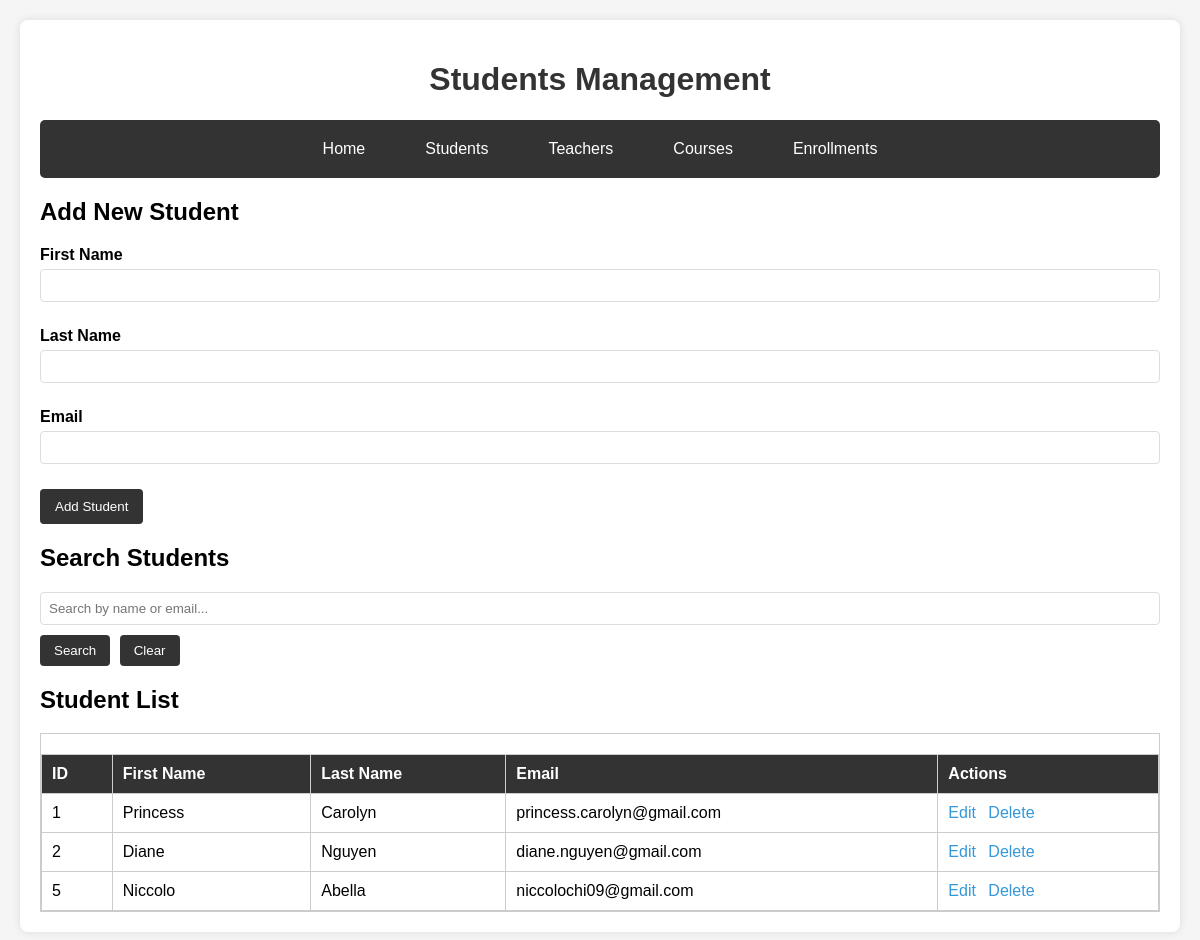
Before: /students.php with the older database file.
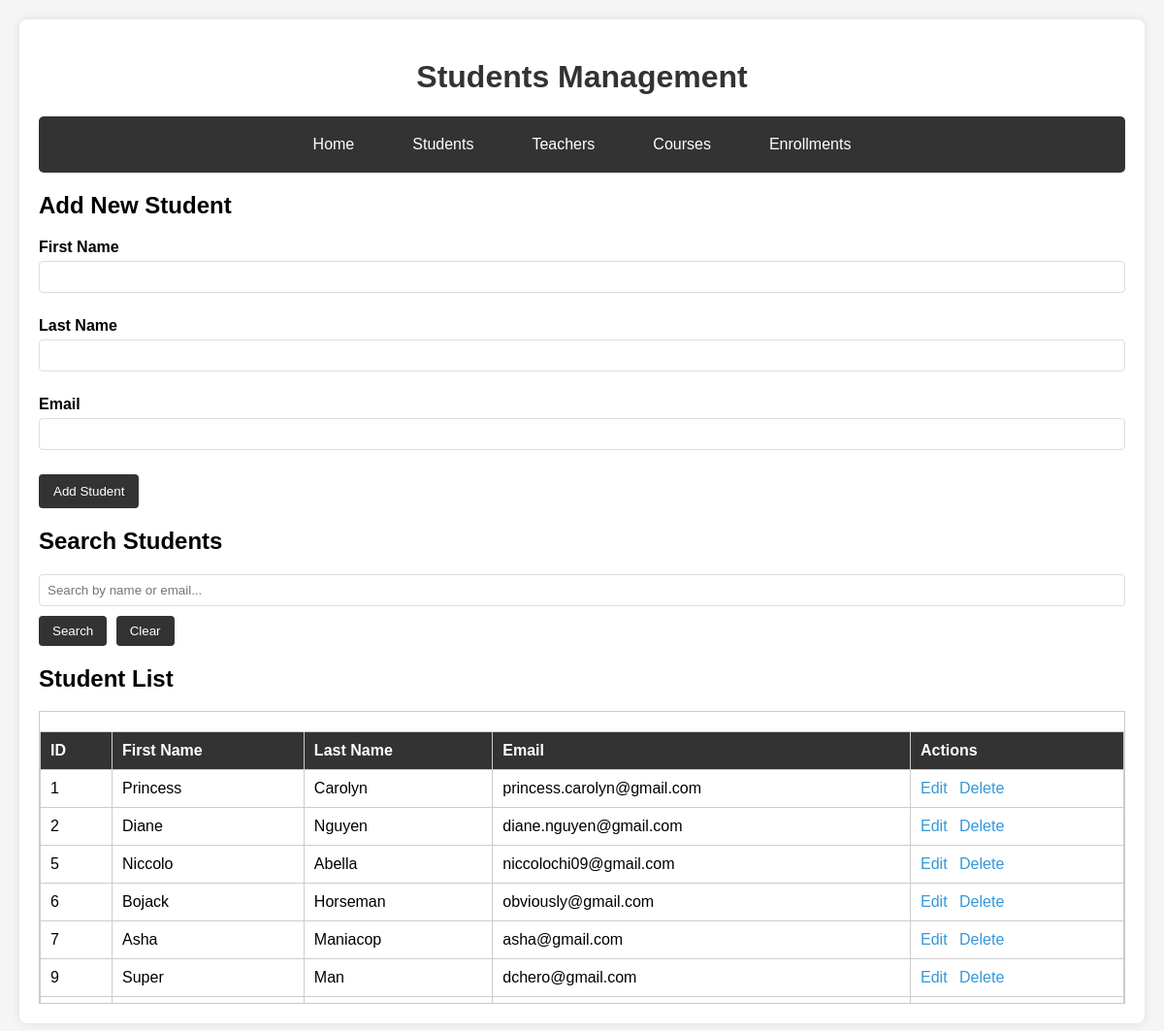
After: the same page with the newer database file.
### tables this page shows
CREATE TABLE `students` (
  `student_id` int(11) NOT NULL,
  `first_name` varchar(100) NOT NULL,
  `last_name` varchar(100) NOT NULL,
  `email` varchar(255) NOT NULL
);

### students.php (the view, shortened to what this page needs)
<?php
include("dbconnection.php");
$searchTerm = '';
if (!empty($searchTerm)) {
    $searchLike = "%" . $searchTerm . "%";
    $stmt = $conn->prepare("SELECT * FROM students WHERE first_name LIKE ? OR last_name LIKE ? OR email LIKE ?");
    $stmt->bind_param("sss", $searchLike, $searchLike, $searchLike);
    $stmt->execute();
    $students = $stmt->get_result();
    $stmt->close();
} else {
    $students = $conn->query("SELECT * FROM students");
}
?>
<!DOCTYPE html>
<html lang="en">
<head>
    <link rel='stylesheet' href="styles.css">
</head>
<body>
    <div class="container">
        <h1>Students Management</h1>
        <div class="nav">
            <a href="index.php">Home</a>
            <a href="students.php">Students</a>
            <a href="teachers.php">Teachers</a>
            <a href="courses.php">Courses</a>
            <a href="enrollments.php">Enrollments</a>
        </div>
        <h2>Add New Student</h2>
        <form method="POST">
            <div class="form-group">
                <label for="first_name">First Name</label>
                <input type="text" id="first_name" name="first_name" required>
            </div>
            <div class="form-group">
                <label for="last_name">Last Name</label>
                <input type="text" id="last_name" name="last_name" required>
            </div>
            <div class="form-group">
                <label for="email">Email</label>
                <input type="email" id="email" name="email" required>
            </div>
            <button type="submit" name="add">Add Student</button>
        </form>
        <h2>Search Students</h2>
<form method="POST" style="display: inline; margin-bottom: 20px;">
    <div style="margin-bottom: 10px;">
        <input type="text" name="search_term" placeholder="Search by name or email..." value="<?php echo htmlspecialchars($searchTerm); ?>" style="width: 100%; padding: 8px;">
    </div>
    <button type="submit" name="search" style="background-color: #333; color: white; padding: 8px 14px; margin-right: 5px;">Search</button>
</form>
<form method="GET" style="display: inline;">
    <button type="submit" name="clear" style="background-color: #333; color: white; padding: 8px 14px;">Clear</button>
</form>
        <h2>Student List</h2>
        <div class="scrollable-table">
            <table>
                <thead>
                    <tr>
                        <th>ID</th>
                        <th>First Name</th>
                        <th>Last Name</th>
                        <th>Email</th>
                        <th>Actions</th>
                    </tr>
                </thead>
                <tbody>
                    <?php while($student = $students->fetch_assoc()): ?>
                    <tr>
                        <td><?php echo $student['student_id']; ?></td>
                        <td><?php echo $student['first_name']; ?></td>
                        <td><?php echo $student['last_name']; ?></td>
                        <td><?php echo $student['email']; ?></td>
                        <td class="action-links">
                            <a href="#" onclick="editStudent(<?php echo $student['student_id']; ?>, '<?php echo $student['first_name']; ?>', '<?php echo $student['last_name']; ?>', '<?php echo $student['email']; ?>')">Edit</a>
                            <a href="students.php?delete=<?php echo $student['student_id']; ?>" onclick="return confirm('Are you sure you want to delete this student?')">Delete</a>
                        </td>
                    </tr>
                    <?php endwhile; ?>
                </tbody>
            </table>
        </div>
    </div>
</body>
</html>

Changed rows visible on the page:
added students: student_id "6", first_name "Bojack", last_name "Horseman", email "obviously@gmail.com"
added students: student_id "7", first_name "Asha", last_name "Maniacop", email "asha@gmail.com"
added students: student_id "9", first_name "Super", last_name "Man", email "dchero@gmail.com"
